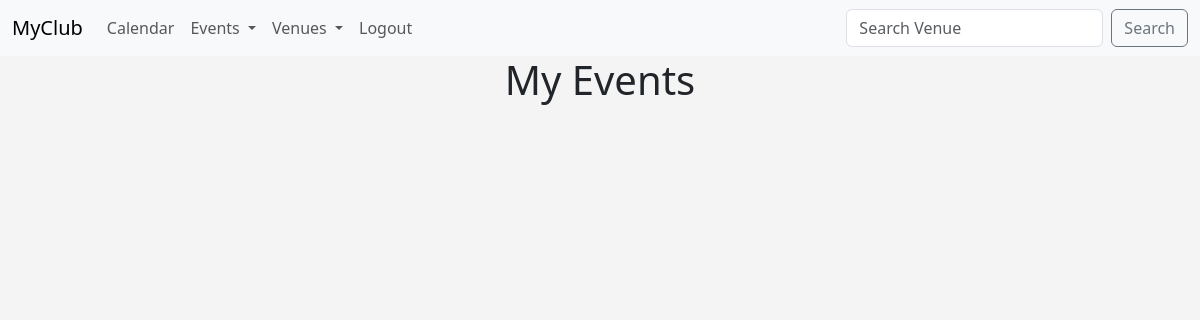
Page /my_events (signed in) on the earlier database version.
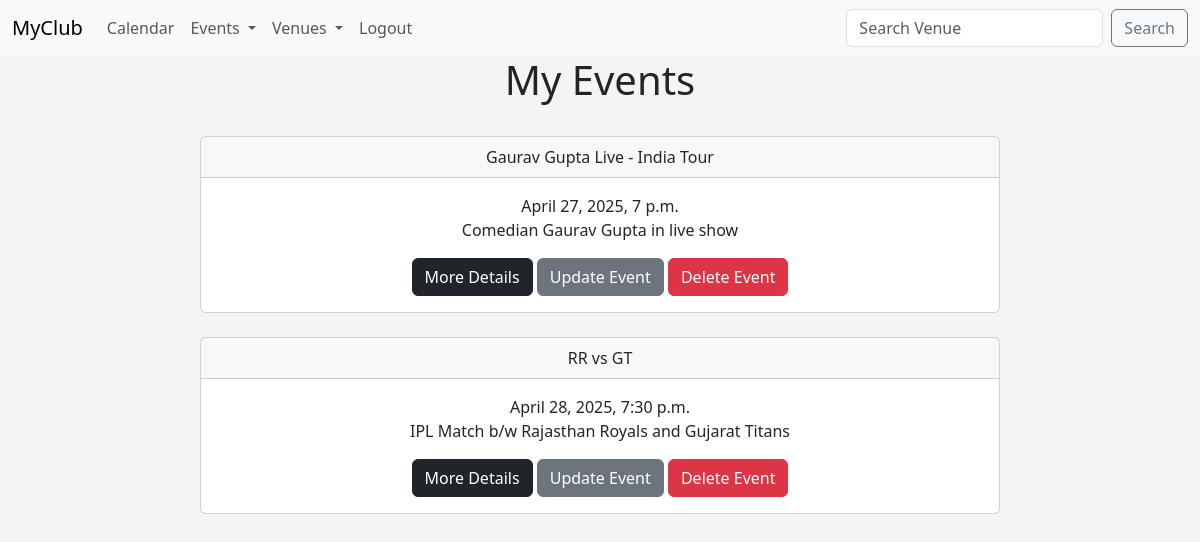
Same page on the later database version.
### myclub_app/models.py (models this page shows, shortened)
class Event(models.Model):
    name = models.CharField('Event Name', max_length=500)
    event_date = models.DateTimeField()
    venue = models.ForeignKey(Venue, blank=True,null=True, on_delete=models.CASCADE)
    manager = models.ForeignKey(User,blank=True,null=True,on_delete=models.SET_NULL)
    description = models.TextField(blank=True)
    attendees = models.ManyToManyField(MyClubUser, blank=True)

### myclub_app/views.py (the view)
# urls.py: path('my_events',views.my_events,name="my_events"),
def my_events(request):
    if request.user.is_authenticated:
        me = request.user.id
        event_list = Event.objects.filter(attendees=me).order_by('name')   #order by name
        return render(request, 'my_events.html', {'event_list':event_list})
    else:
        messages.success(request, ("You are not authorized to view this page!"))
        return redirect('events')

### myclub_app/templates/my_events.html
{% extends 'base.html' %}
{% block content %}
    <center>
    <h1>My Events</h1>
    <br>
    {% for event in event_list%}
    <div class="card" style="width: 50rem;">
    <div class="card-header">{{ event.name }}</div>
    <div class="card-body">{{ event.event_date }}
    <p class="card-text">{{ event.description }}</p>
    <a href="{% url 'event_details' event.id %}" class="btn btn-dark">More Details</a>
    {% if user.is_authenticated  and  user ==  event.manager %}
    <a href="{% url 'update_event' event.id %}" class="btn btn-secondary">Update Event</a>
    <a href="{% url 'delete_event' event.id %}" class="btn btn-danger">Delete Event</a>
    {% endif %}
    </div>
    </div>
    <br>
    {% endfor %}
    </center>
{% endblock content %}

Differences in the rows shown:
added Event: name "Gaurav Gupta Live - India Tour", event_date "April 27, 2025, 7 p.m.", description "Comedian Gaurav Gupta in live show", shows "Update Event"
now on this page (row unchanged): Event: name "RR vs GT", event_date "April 28, 2025, 7:30 p.m.", description "IPL Match b/w Rajasthan Royals and Gujarat Titans", shows "Update Event"
